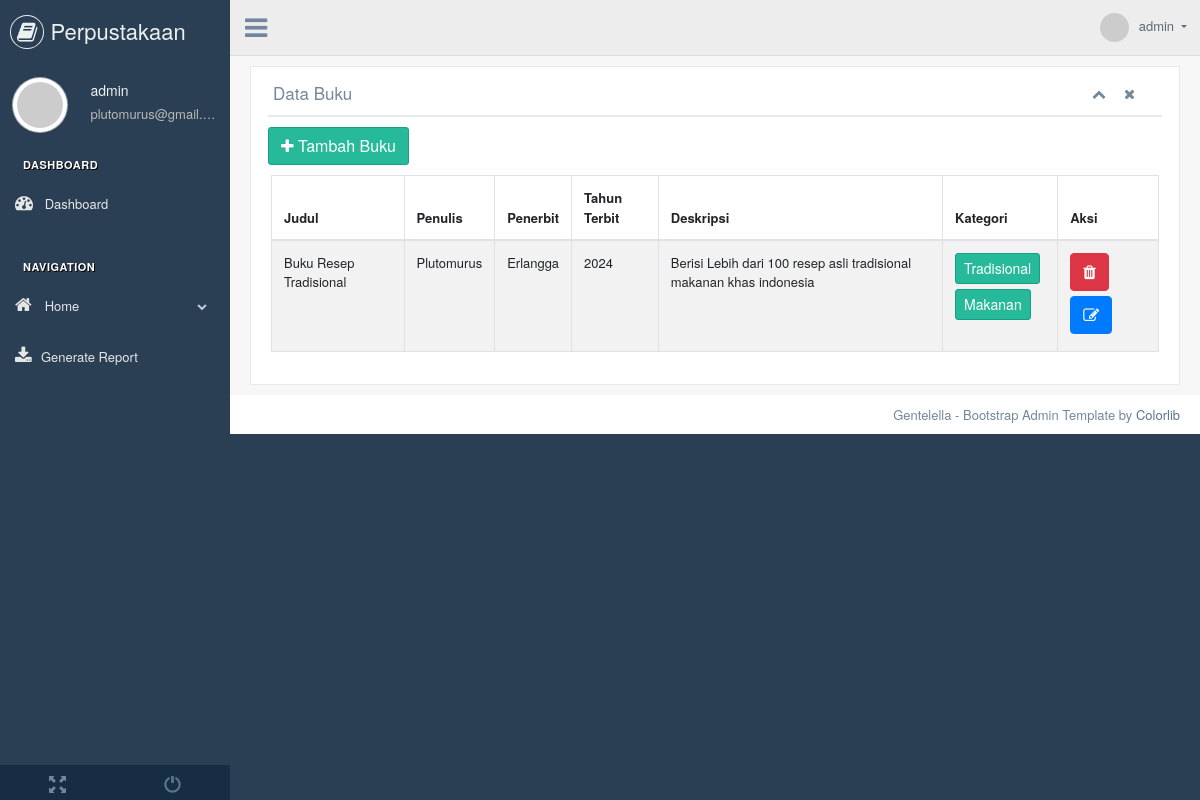
The page /dashboard/index.php?page=buku (signed in) on the database its author committed.
### tables this page shows
CREATE TABLE `buku` (
  `BukuID` int NOT NULL,
  `Judul` varchar(255) NOT NULL,
  `Penulis` varchar(255) NOT NULL,
  `Penerbit` varchar(255) NOT NULL,
  `TahunTerbit` int NOT NULL,
  `Deskripsi` text NOT NULL,
  `File` text NOT NULL
);

### connection.php (called while the page is built, shortened)
<?php
class Connection {
    public function __construct(){
        $this->conn = mysqli_connect('localhost', 'root', '', 'db_perpus');
    }
}

### dashboard/action.php (called while the page is built, shortened)
<?php
require_once '../connection.php';
class Book extends Connection{
    public function getBookData(){
        $query = mysqli_query($this->conn, "SELECT buku.*, GROUP_CONCAT(kategoribuku.NamaKategori SEPARATOR ', ') AS kategori
                                    FROM buku
                                    LEFT JOIN kategoribuku_relasi ON buku.BukuID = kategoribuku_relasi.BukuID
                                    LEFT JOIN kategoribuku ON kategoribuku_relasi.KategoriID = kategoribuku.KategoriID
                                    GROUP BY buku.BukuID");
        $row = [];
        while ($result = mysqli_fetch_assoc($query)) {
            $row[] = $result;
        }
        return $row;
    }
}

### dashboard/buku.php (the view)
<?php
require_once 'action.php';
$data = new Book();
?>
<div class="x_panel">
    <div class="x_title">
        <h2>Data Buku</h2>
        <ul class="nav navbar-right panel_toolbox">
            <li>
                <a class="collapse-link"><i class="fa fa-chevron-up"></i></a>
            </li>
            <li class="ml-2">
                <a class="close-link"><i class="fa fa-close"></i></a>
            </li>
        </ul>
        <div class="clearfix"></div>
    </div>
    <a class="btn btn-success" href="?page=buku&act=insert"><i class="fa fa-plus"></i> Tambah Buku</a>
    <div class="x_content">
        <div class="row">
            <div class="col-sm-12">
                <div class="card-box table-responsive">
                    <table id="datatable" class="table table-striped table-bordered" style="width:100%">
                        <thead>
                        <tr>
                            <th>Judul</th>
                            <th>Penulis</th>
                            <th>Penerbit</th>
                            <th>Tahun Terbit</th>
                            <th>Deskripsi</th>
                            <th>Kategori</th>
                            <th>Aksi</th>
                        </tr>
                        </thead>
                        <tbody>
                            <?php foreach($data->getBookData() as $rows) : ?>
                                <tr>
                                    <td><?= $rows["Judul"] ?? '' ?></td>
                                    <td><?= $rows["Penulis"] ?? '' ?></td>
                                    <td><?= $rows["Penerbit"] ?? '' ?></td>
                                    <td><?= $rows["TahunTerbit"] ?? '' ?></td>
                                    <td><?= $rows["Deskripsi"] ?? '' ?></td>
                                    <td>
                                        <?php
                                            $categories = explode(', ', $rows["kategori"] ?? '' );
                                            foreach ($categories as $category) {
                                                echo "<button class='btn btn-success btn-sm'>$category</button>" . "<br>";
                                            }
                                        ?>
                                    </td>
                                    <td>
                                        <a class="btn btn-danger rounded" href="?page=buku&act=delete&id=<?= $rows["BukuID"] ?>"><i class="fa fa-trash"></i></a>
                                        <a class="btn btn-primary rounded" href="?page=buku&act=edit&id=<?= $rows["BukuID"] ?>"><i class="fa fa-edit"></i></a>
                                    </td>
                                </tr>
                            <?php endforeach; ?>
                        </tbody>
                    </table>
                </div>
            </div>
        </div>
    </div>
</div>

### rows shown on the page
buku: Judul "Buku Resep Tradisional", Penulis "Plutomurus", Penerbit "Erlangga", TahunTerbit "2024", Deskripsi "Berisi Lebih dari 100 resep asli tradisional makanan khas indonesia", category "Tradisional", category "Makanan"

### other values the page prints
$user["Username"] "admin"
$user["Email"] "plutomurus@gmail.…"
